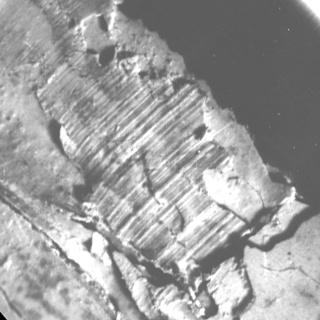
//> input picture Image_Processing/anisotropic_image_segmentation/gst_input.jpg, 320 x 320 px
$ ./calcBackProject_Demo1 ../anisotropic_image_segmentation/gst_input.jpg   (built with g++ and OpenCV 4)
//> lines starting //> are read from the running program, lines starting //| are printed output that depends on the picture
#include "opencv2/imgproc.hpp"
#include "opencv2/imgcodecs.hpp"
#include "opencv2/highgui.hpp"
#include <iostream>
using namespace cv;
using namespace std;
Mat hue;
int bins = 25;
void Hist_and_Backproj(int, void*);
int main(int argc, char* argv[])
{
    CommandLineParser parser(argc, argv, "{@input | Back_Projection_Theory0.jpg | input image}");
    Mat src = imread(parser.get<String>("@input"));
//> src is the input picture: 320 rows x 320 cols, CV_8UC3; min 0, max 255, mean 158.5
    if (src.empty())
    {
        cout << "Could not open or find the image!\n" << endl;
        cout << "Usage: " << argv[0] << " <Input image>" << endl;
        return -1;
    }
    Mat hsv;
    cvtColor(src, hsv, COLOR_BGR2HSV);
//> hsv: 320 rows x 320 cols, CV_8UC3; mean H, S, V 0, 0, 158.5
    hue.create(hsv.size(), hsv.depth());
    int ch[] = { 0, 0 };
    mixChannels(&hsv, 1, &hue, 1, ch, 1);
//> hue: 320 rows x 320 cols, CV_8UC1; every value is 0
    const char* window_image = "Source image";
    namedWindow(window_image);
    createTrackbar("* Hue  bins: ", window_image, &bins, 180, Hist_and_Backproj);
    Hist_and_Backproj(0, 0);
    imshow(window_image, src);
    // Wait until user exits the program
    waitKey();
    return 0;
}
void Hist_and_Backproj(int, void*)
{
    int histSize = MAX(bins, 2);
    float hue_range[] = { 0, 180 };
    const float* ranges = { hue_range };
    Mat hist;
    calcHist(&hue, 1, 0, Mat(), hist, 1, &histSize, &ranges, true, false);
//> hist = 25 values, max 102400 at index 0, min 0 at index 1, mean 4096
    normalize(hist, hist, 0, 255, NORM_MINMAX, -1, Mat());
//> hist = 25 values, max 255 at index 0, min 0 at index 1, mean 10.2
    Mat backproj;
    calcBackProject(&hue, 1, 0, hist, backproj, &ranges, 1, true);
//> backproj: 320 rows x 320 cols, CV_8UC1; every value is 255
    imshow("BackProj", backproj);
    int w = 400, h = 400;
    int bin_w = cvRound((double)w / histSize);
    Mat histImg = Mat::zeros(h, w, CV_8UC3);
    for (int i = 0; i < bins; i++)
    {
        rectangle(histImg, Point(i * bin_w, h), Point((i + 1) * bin_w, h - cvRound(hist.at<float>(i) * h / 255.0)),
            Scalar(0, 0, 255), FILLED);
    }
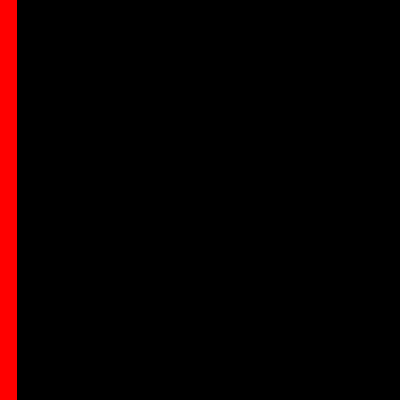
//> histImg: 400 rows x 400 cols, CV_8UC3; mean B, G, R 0, 0, 10.8
    imshow("Histogram", histImg);
}
